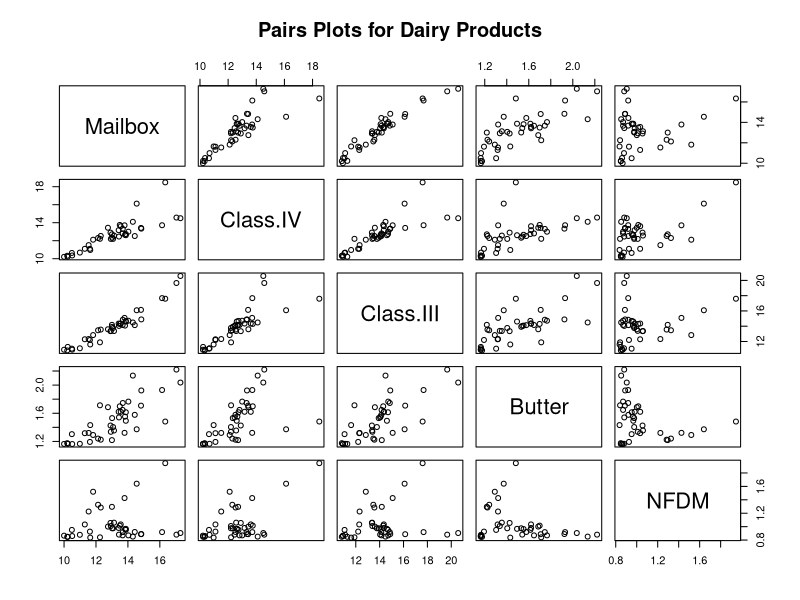
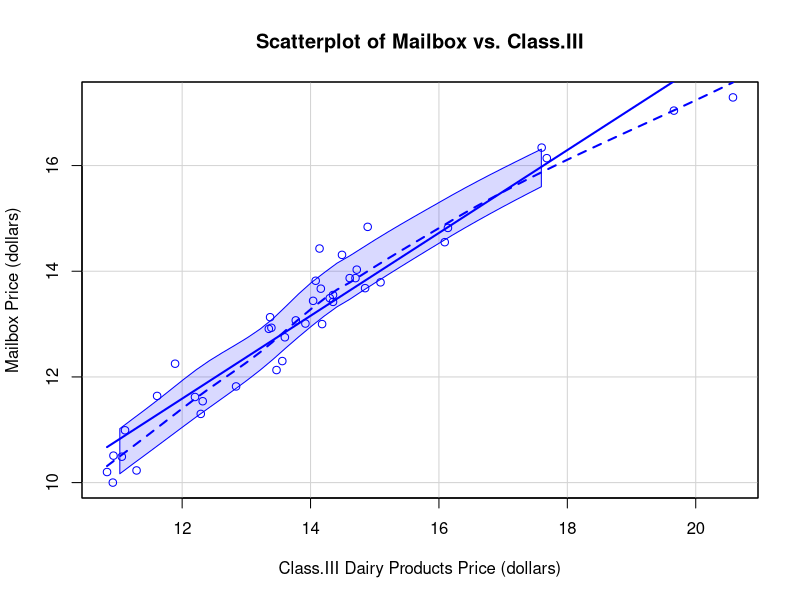
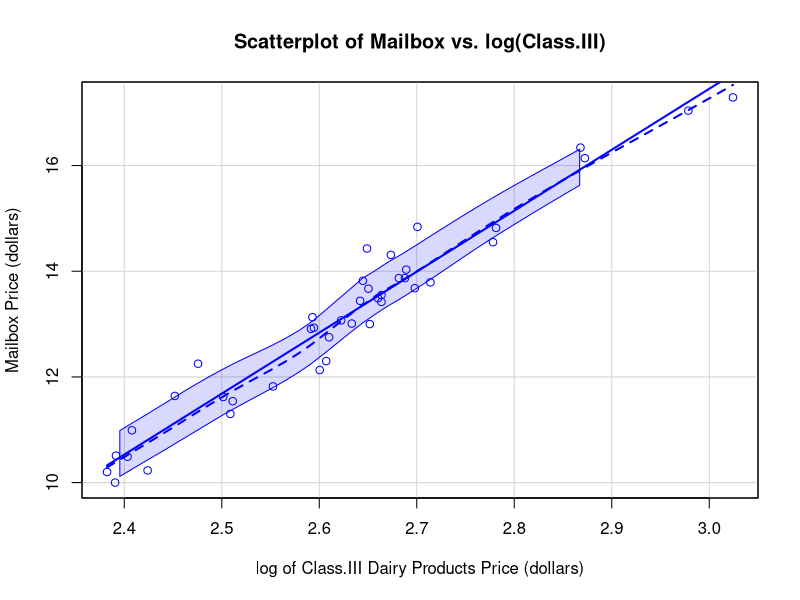

Write R code to recreate these figures, in order.
## ---- chunk 1
milk <- read.csv("41330727.csv", header = TRUE, stringsAsFactors = FALSE)
head(milk)
## ---- chunk 2
for (i in 2:length(milk)) {
  milk[[i]] <- gsub("\\$", "", milk[[i]])
  milk[[i]] <- as.numeric(milk[[i]])
}
## ---- chunk 3
cor(milk[2:length(milk)])
## ---- chunk 4
lm_classiv <- lm(Mailbox ~ Class.IV, data = milk)
print (summary(lm_classiv))

lm_classiii <- lm(Mailbox ~ Class.III, data = milk)
print (summary(lm_classiii))

lm_butter <- lm(Mailbox ~ Butter, data = milk)
print (summary(lm_butter))

lm_nfdm <- lm(Mailbox ~ NFDM, data = milk)
print (summary(lm_nfdm))
## ---- chunk 5
s_2 <- anova(lm_classiii)[["Mean Sq"]][[2]]
x_bar <- mean(milk[["Class.III"]])
x_h <- (12.50 - coef(lm_classiii)[[1]]) / coef(lm_classiii)[[2]]
num <- (x_h - x_bar) ^ 2
denom <- sum((milk[["Class.III"]] - x_bar) ^ 2)
val <- 1 / 41 + num / denom
s <- s_2 * val
mbox_upper <- 12.50 + s * qt(0.95, 39)
print (mbox_upper)
## ---- chunk 6
b_0 <- coef(lm_classiii)[[1]]
b_1 <- coef(lm_classiii)[[2]]
classiii_price <- (mbox_upper - b_0) / b_1
print (classiii_price)
## ---- chunk 7
lm_lclassiii <- lm(Mailbox ~ log(Class.III), data = milk)
print (summary(lm_lclassiii))

lm_classiiil <- lm(log(Mailbox) ~ Class.III, data = milk)
print (summary(lm_classiiil))
## ---- chunk 8
pairs(milk[2:length(milk)], main = "Pairs Plots for Dairy Products")
## ---- chunk 9
library(car)
scatterplot(Mailbox ~ Class.III, data = milk,
            main = "Scatterplot of Mailbox vs. Class.III",
            xlab = "Class.III Dairy Products Price (dollars)",
            ylab = "Mailbox Price (dollars)",
            boxplot = FALSE)
## ---- chunk 10
scatterplot(Mailbox ~ log(Class.III), data = milk,
            main = "Scatterplot of Mailbox vs. log(Class.III)",
            xlab = "log of Class.III Dairy Products Price (dollars)",
            ylab = "Mailbox Price (dollars)",
            boxplot = FALSE)
